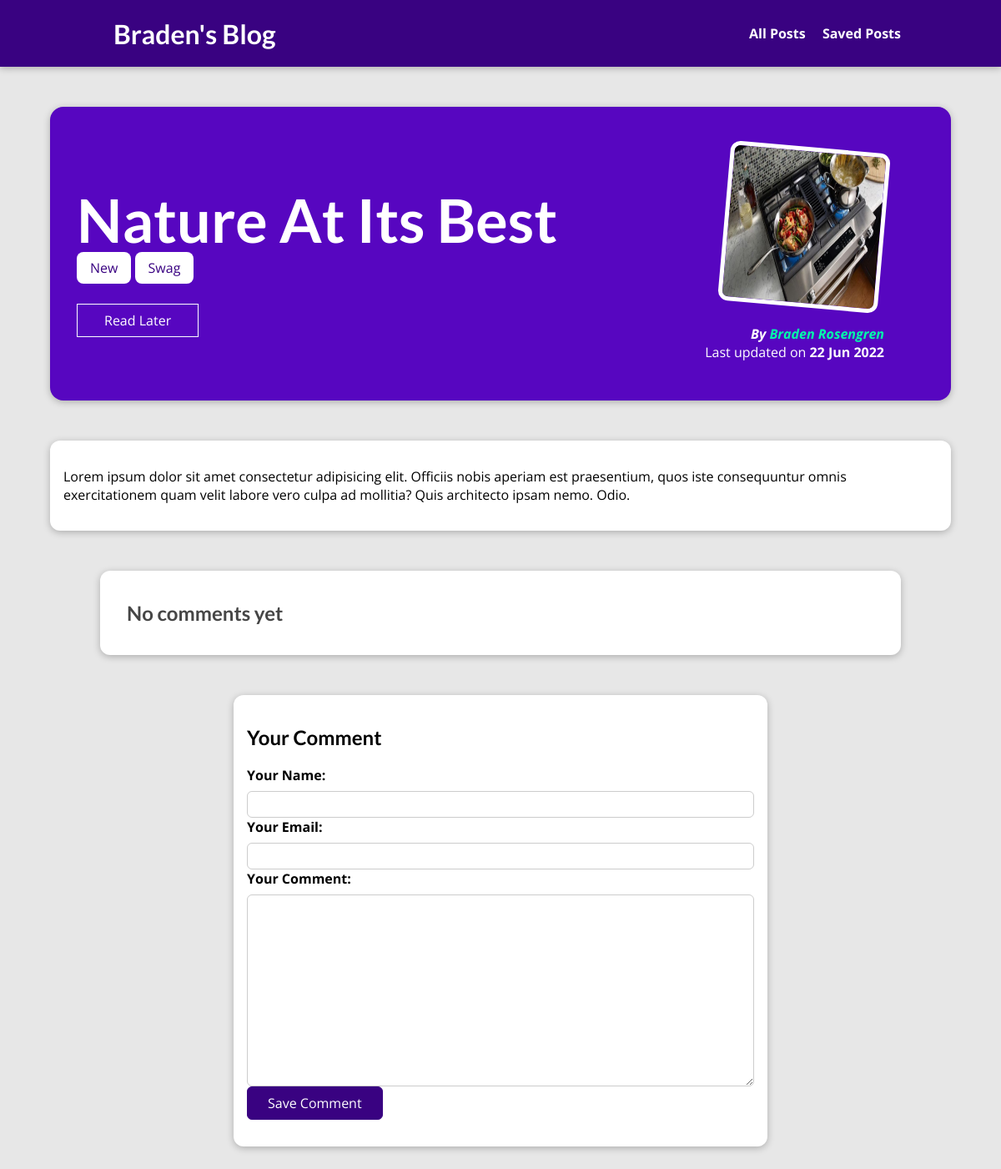
Before: /posts/nature-at-its-best with the older database file.
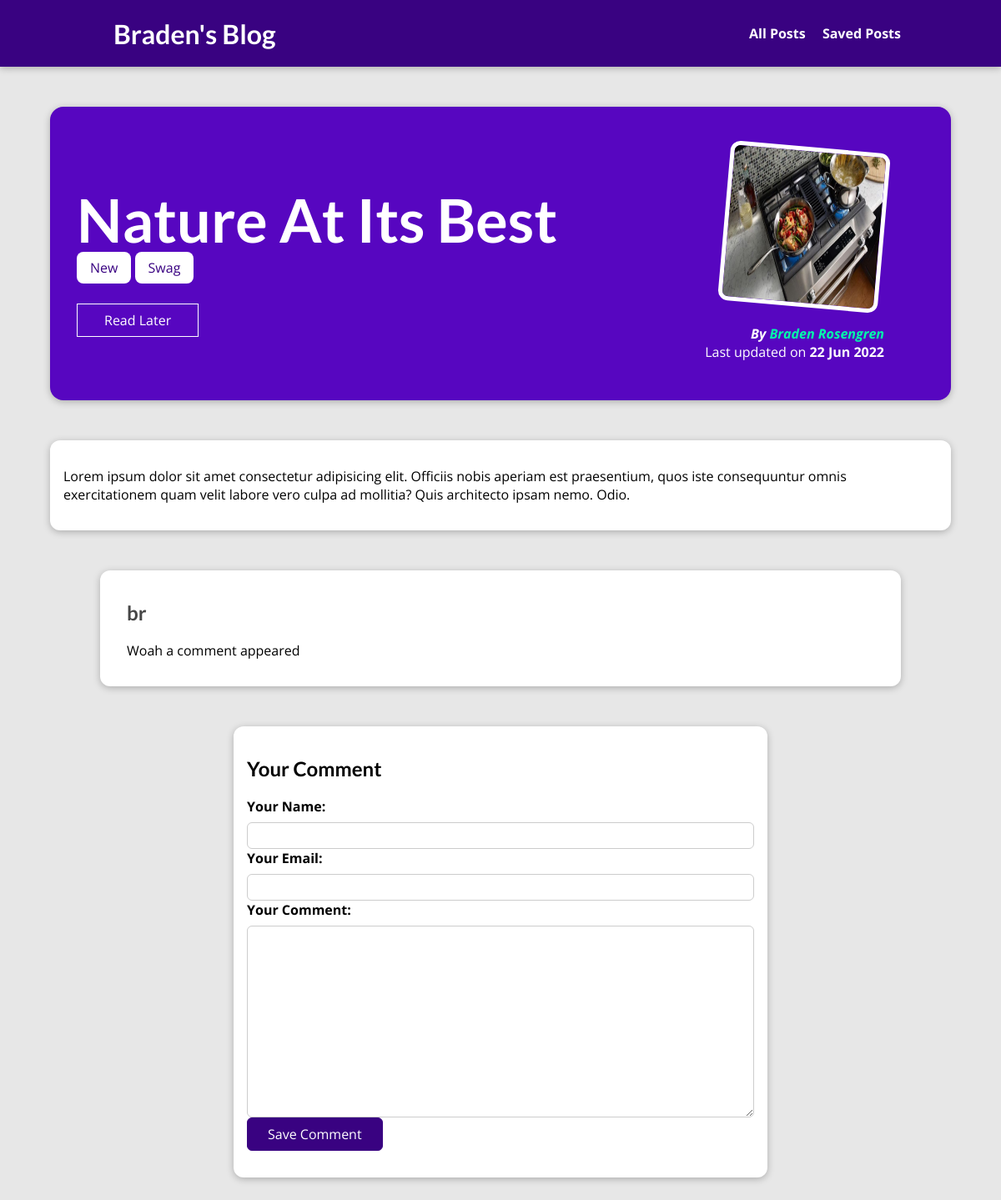
After: the same page with the newer database file.
### blog/models.py (models this page shows, shortened)
class Tag(models.Model):
    tag = models.CharField(max_length=32)

class Comment(models.Model):
    user_name   = models.CharField(max_length=64)
    user_email  = models.EmailField(max_length=128)
    text        = models.TextField(max_length=1024)
    post        = models.ForeignKey(Post, on_delete=models.CASCADE, related_name="comments")

### blog/views.py (the view)
# urls.py: path("posts/<slug:slug>", views.SinglePostView.as_view(), name="post-detail-page"),
class SinglePostView(View):
    template_name = "blog/post-detail.html"
    model = Post
    def is_post_stored(self, request, post_id):
        stored_posts = request.session.get("stored_posts")
        if stored_posts is not None:
            is_saved_for_later = post_id in stored_posts
        else:
            is_saved_for_later = False
        return is_saved_for_later
    def get(self, request, slug):
        post = Post.objects.get(slug=slug)
        context = {
            "post": post,
            "post_tags":post.tags.all(),
            "comment_form":CommentForm(),
            "comments":post.comments.all().order_by("-id"), # type: ignore
            "saved_for_later": self.is_post_stored(request, post.id) # type: ignore
        }
        return render(request, "blog/post-detail.html", context)
    def post(self, request, slug):
        comment_form  = CommentForm(request.POST)
        post = Post.objects.get(slug=slug)
        if comment_form.is_valid():
            comment = comment_form.save(commit=False)
            comment.post = post
            comment.save()
            return HttpResponseRedirect(reverse("post-detail-page", args=[slug]))
        context = {
            "post": post,
            "post_tags":post.tags.all(),
            "comment_form": comment_form,
            "comments":post.comments.all().order_by("-id"), # type: ignore
            "saved_for_later": self.is_post_stored(request, post.id)  # type: ignore
        }
        return render(request, "blog/post-detail.html", context)

### blog/forms.py
class CommentForm(forms.ModelForm):
	class Meta:
		model = Comment
		exclude = ["post"]
		labels = {
			"user_name": "Your Name",
			"user_email": "Your Email",
			"text": "Your Comment",
		}

### blog/models.py (called while the page is built)
    def full_name(self):
        return f"{self.first_name} {self.last_name}"

    def __str__(self):
        return self.full_name()

### blog/templates/blog/post-detail.html (shortened to what this page needs)
{% extends "base.html" %}
{% load static %}
{% block css_files %}
    <link rel="stylesheet" href="{% static "blog/post-detail.css" %}" />
{% endblock %}
{% block content %}
    <section id="summary">
        <h2>{{post.title}}</h2>
        <div>
            {% for tag in post.tags.all %}
                <span class=tag>{{ tag.tag }}</span>
            {% endfor %}
        </div>
        <div id="read-later">
            <form action="{% url "read-later" %}" method="POST">
                <button>
                    {% if saved_for_later %}
                        Remove from Read Later
                    {% else %}
                        Read Later
                    {% endif %}
                </button>
            </form>
        </div>
        <article>
            <img src="{{ post.image.url }}" alt={{post.title}} />
            <address>By <a href="mailto:{{post.author.email_address}}">{{ post.author|title }}</a></address>
            <div>
                Last updated on <time>{{ post.date_last_modified|date:"d M Y" }}</time>
            </div>
        </article>
    </section>
    <main>
        {{ post.content|linebreaks }}
    </main>
    <section id="comments">
        {% if comments %}
        <ul>
            {% for comment in comments %}
            <li>
                <h2>{{ comment.user_name }}</h2>
                <p>{{ comment.text | linebreaks }}</p>
            </li>
            {% endfor %}
        </ul>
        {% else %}
        <h2>No comments yet</h2>
        {% endif %}
    </section>
    <section id="comment-form">
        <h2>Your Comment</h2>
        <form action="{% url "post-detail-page" post.slug %}" method="POST">
            {% for form_field in comment_form %}
                <div class="form-control">
                    {{ form_field.label_tag }}
                    {{ form_field }}
            {% endfor %}
            <button>Save Comment</button>
        </form>
    </section>
{% endblock %}

Changed rows visible on the page:
added Comment: user_name "br", text "Woah a comment appeared"
Other visible differences:
text no longer shown: "No comments yet"
